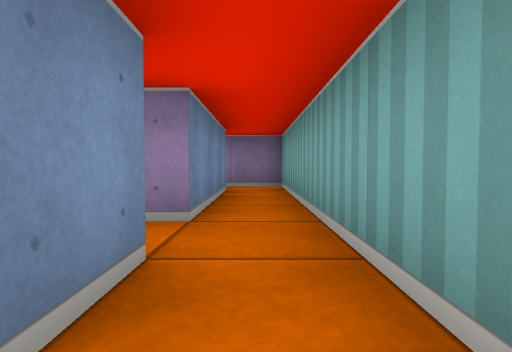
[1] (above)

17 first-person views from a walk through a cub3D maze. The camera is about half as high as the walls, tilts 2° down and sees 75° across. The floor is counted in squares. Each view is taken from the middle of a square. On the plan, view 1 faces up. The plan holds only what a view shows up to about 9 squares ahead; the rest is blank. The place goes on beyond the plan.

[2]
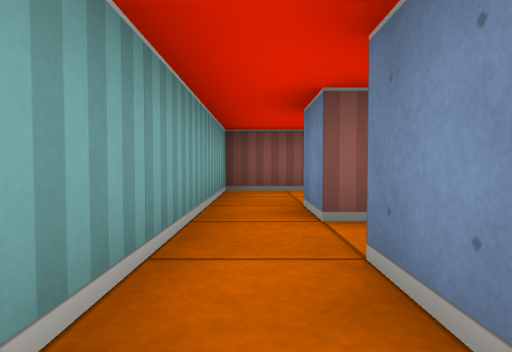

[3]
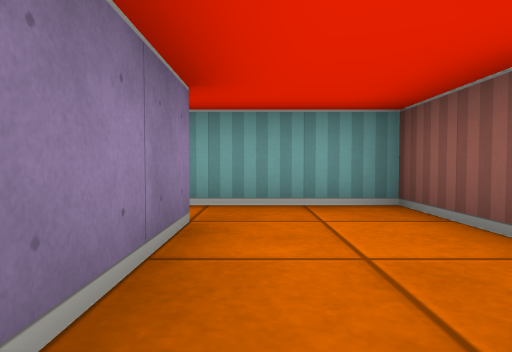

[4]
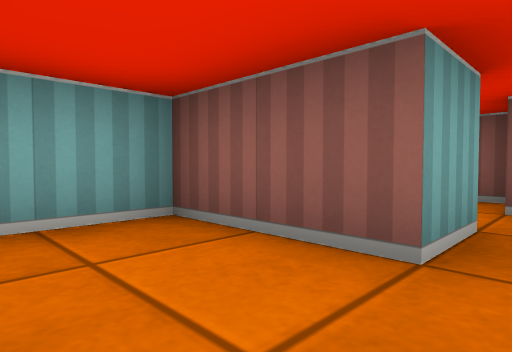

[5]
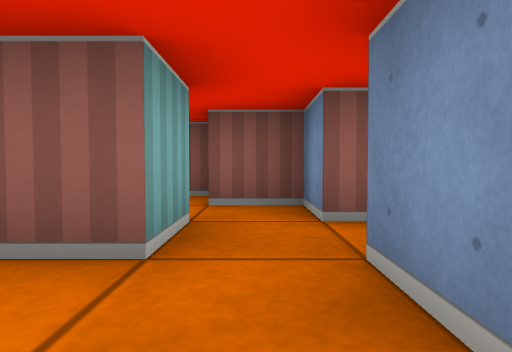

[6]
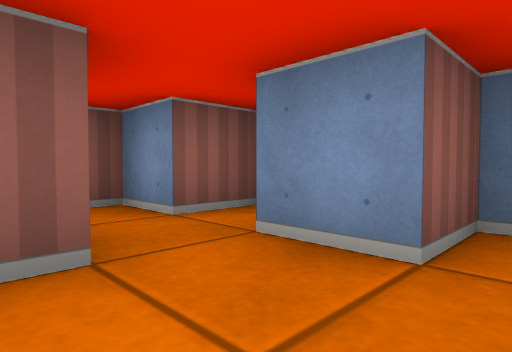

[7]
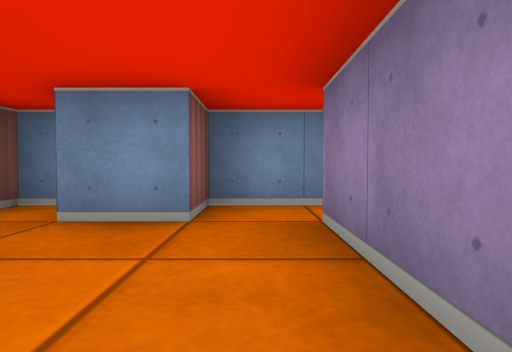

[8]
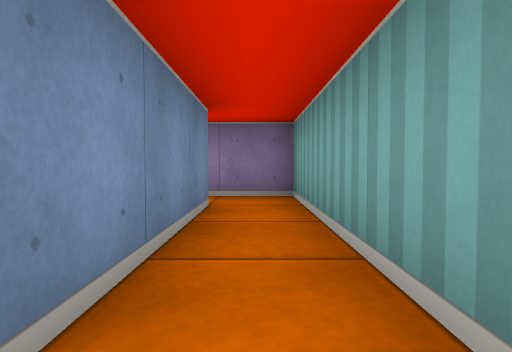

[9]
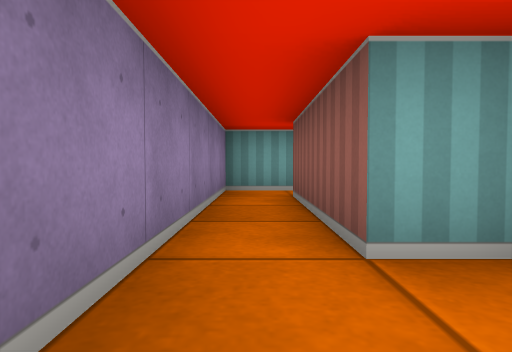

[10]
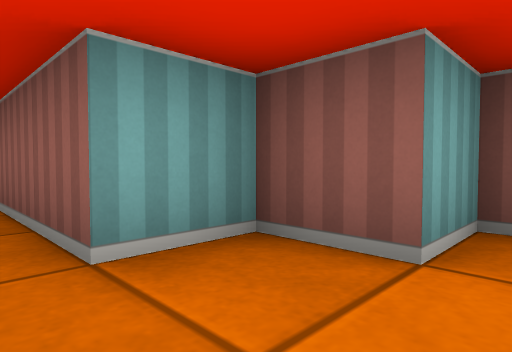

[11]
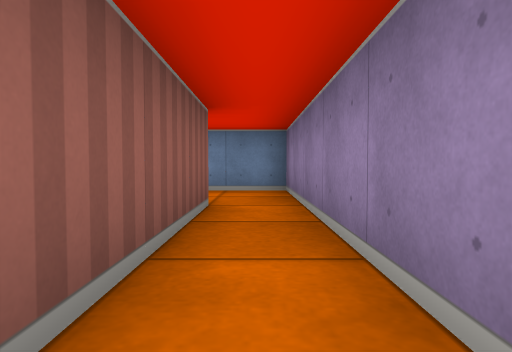

[12]
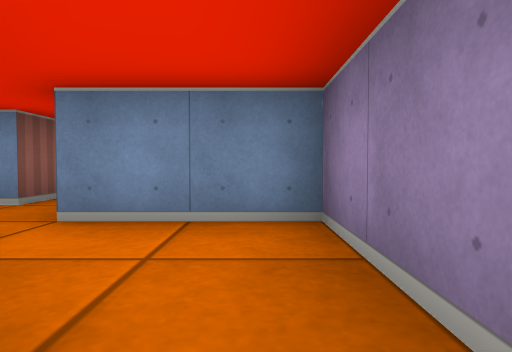

[13]
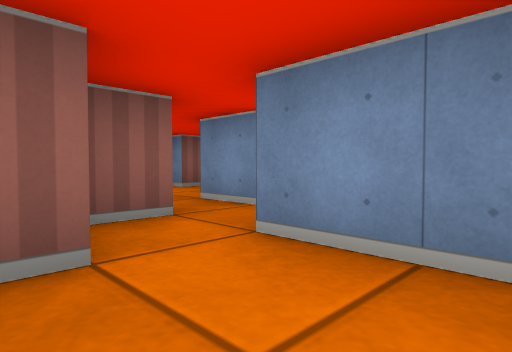

[14]
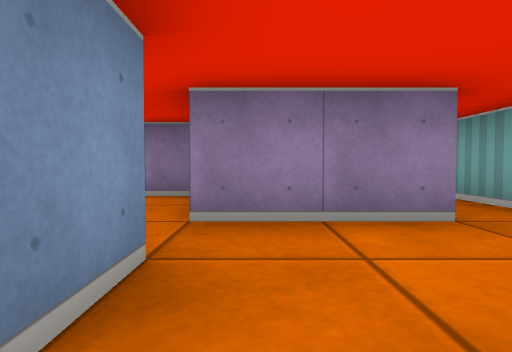

[15]
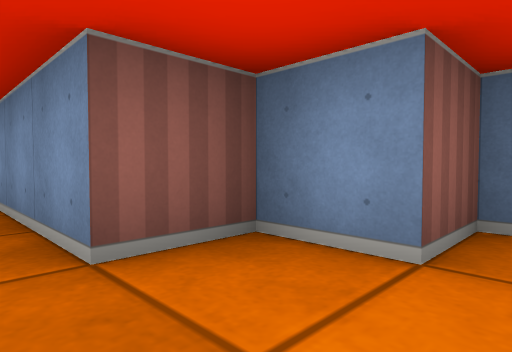

[16]
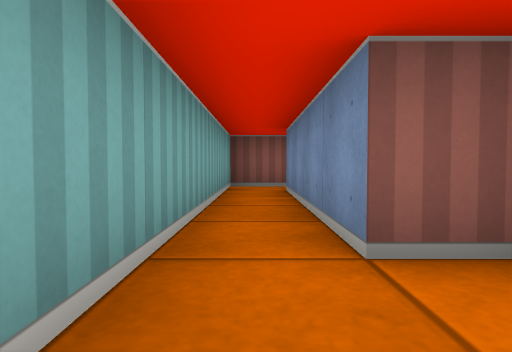

[17]
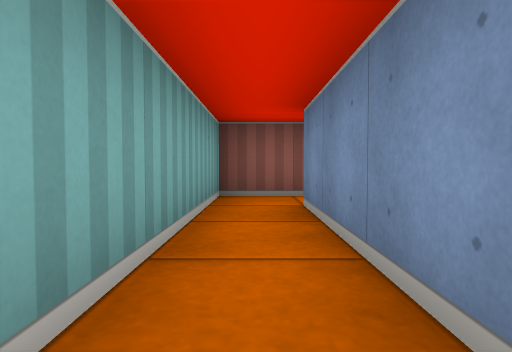

### Floor plan
Points are (right, up) in squares from view 1. A wall is a line through its corners. A room is listed if a view was taken in it or the views show most of it. See-through windows are left out.
Room 1 (views 1, 6, 7, 8)
walls: (-0.5, 1.5) (-0.5, 0.5) (-1.5, 0.5); (-1.5, -1.5) (0.5, -1.5) (0.5, 2.5); (-0.5, 2.5) (-0.9, 2.5)
ways out: opening at (0, 3) to room 2; opening at (-1, -0.5) to room 3
Room 2 (views 2, 11, 12)
walls: (0.5, 2.5) (0.5, 6.5) (-3.5, 6.5); (-3.5, 5.5) (-0.5, 5.5) (-0.5, 2.5)
ways out: opening at (0, 3) to room 1; opening at (-3, 6) to room 4
Room 3 (views 3, 4, 5, 14)
walls: (-3.5, 0.8) (-3.5, -0.5) (-2.5, -0.5) (-2.5, -1.5); (-1.5, 0.5) (-2.5, 0.5); (-3.5, -2) (-3.5, -2.5) (-2.5, -2.5) (-2.5, -3.5) (-1.5, -3.5); (-2.9, 2.5) (-3.5, 2.5); (-1.5, -2.6) (-1.5, -1.5)
ways out: opening at (-1, -0.5) to room 1; opening at (-1, -3) to room 5
Room 4 (views 9, 10, 13)
walls: (-4.5, 4.5) (-3.5, 4.5) (-3.5, 5.5); (-3.5, 6.5) (-5.5, 6.5) (-5.5, 4.5); (-5.6, 3.5) (-4.5, 3.5)
ways out: opening at (-3, 6) to room 2
Room 5 (views 15, 16, 17)
walls: (-1.5, -3.5) (-1.5, -4.5) (-0.5, -4.5) (-0.5, -8.5); (-0.8, -9.5) (0.5, -9.5) (0.5, -3.6)
ways out: opening at (-1, -3) to room 3; open door at (-1, -9)

Where each view was taken, in squares from view 1:
view 1: 0 up, 0 right, facing up
view 2: 4 up, 0 right, facing down
view 3: 0 up, 3 left, facing right
view 4: 0 up, 2 left, facing down-right
view 5: 0 up, 2 left, facing down
view 6: 0 up, 1 left, facing down-left
view 7: 0 up, 0 right, facing left
view 8: 2 up, 0 right, facing up
view 9: 6 up, 5 left, facing right
view 10: 6 up, 5 left, facing down-right
view 11: 6 up, 0 right, facing left
view 12: 6 up, 3 left, facing left
view 13: 6 up, 4 left, facing down-left
view 14: 2 down, 2 left, facing up
view 15: 3 down, 0 right, facing down-left
view 16: 3 down, 0 right, facing down
view 17: 5 down, 0 right, facing down
